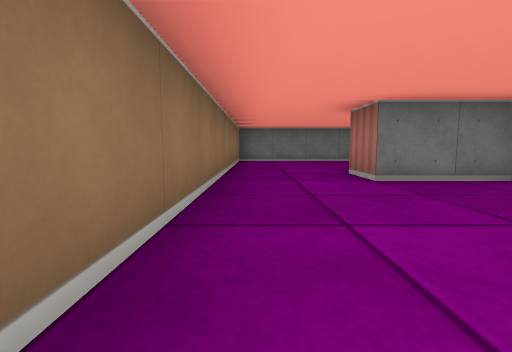
View 1 (above)

12 first-person views from a walk through a cub3D ray-caster map. The camera is about half as high as the walls, tilts 6° down and sees 85° across. The floor is counted in squares. Each view is taken from the middle of a square. On the plan, view 1 faces up. The plan holds only what a view shows up to about 9 squares ahead; the rest is blank.

View 2
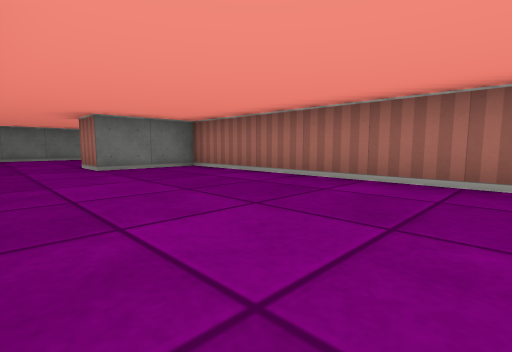

View 3
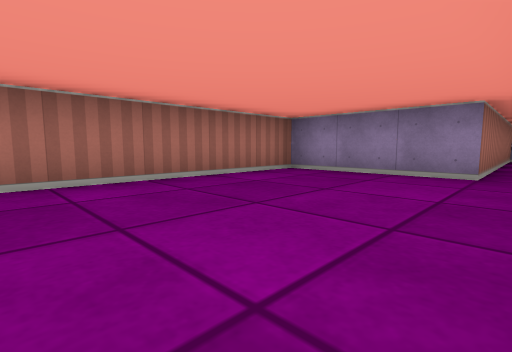

View 4
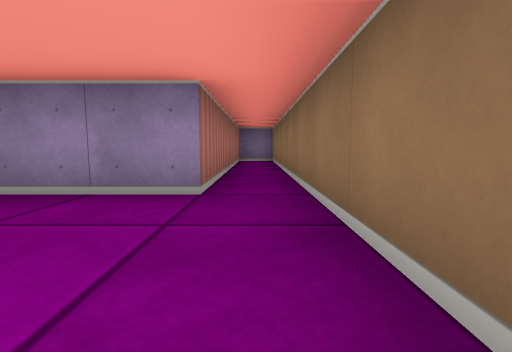

View 5
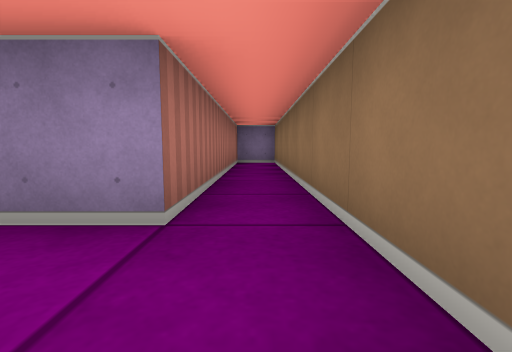

View 6
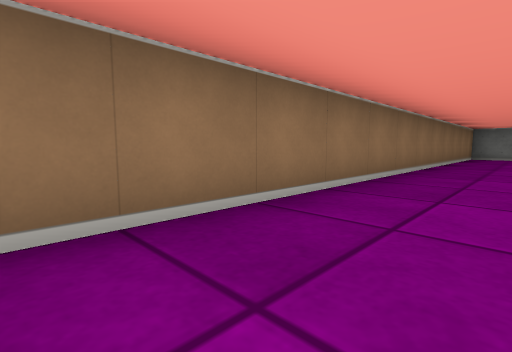

View 7
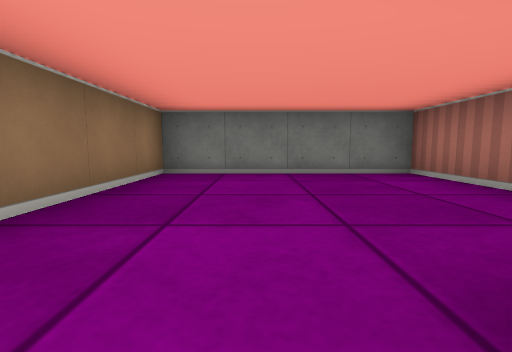

View 8
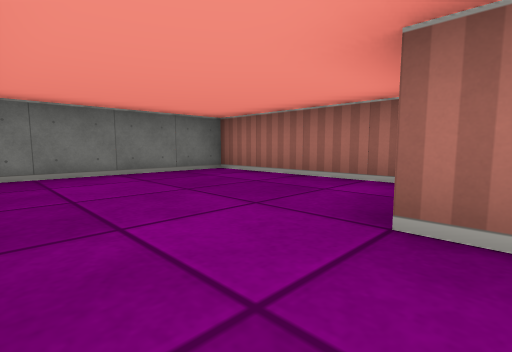

View 9
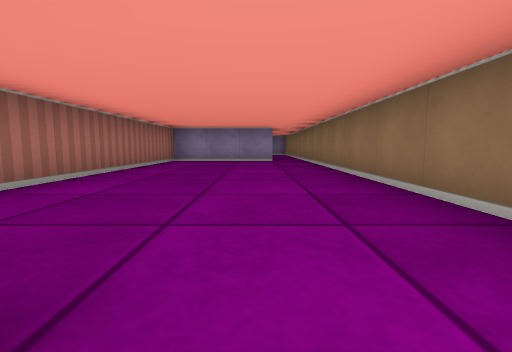

View 10
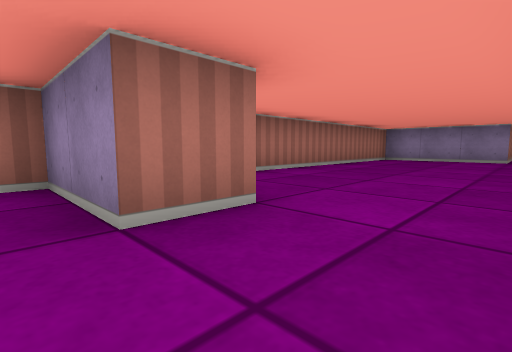

View 11
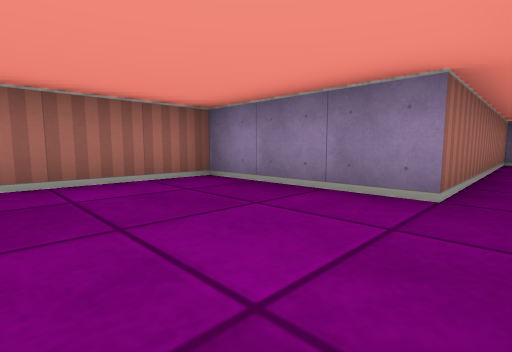

View 12
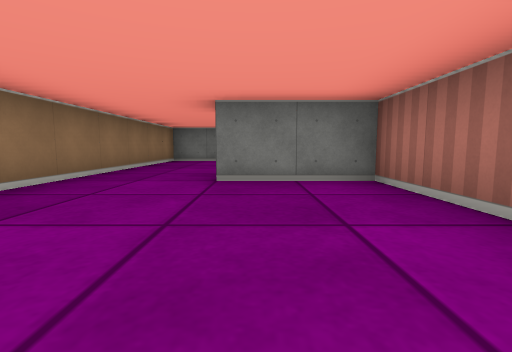

### Floor plan
Ten units are one square. View 1 is at (0, 0); x grows to the right and y downward. Boxes are objects, and circles mark ways between rooms. Rooms are numbered by the first view taken in them; rooms with no view inside come last. Other rooms are left out.
<svg viewBox="-10 -90 50 200">
<path fill="none" stroke="#000" d="M-5 -45 -5 105 5 105 5 45 35 45 35 -35 15 -35 15 -45M15 -45 35 -45 35 -85 -5 -85 -5 -45"/>
<circle cx="5" cy="-40" r="3" fill="#2a7"/>
<text x="10" y="10">1</text>
<text x="10" y="-70">2</text>
</svg>
Room 1 opens to room 2.

Where each view was taken, in squares from view 1:
view 1: 0 up, 0 right, facing up
view 2: 2 down, 0 right, facing up-right
view 3: 0 up, 0 right, facing down-right
view 4: 2 down, 0 right, facing down
view 5: 3 down, 0 right, facing down
view 6: 3 down, 1 right, facing up-left
view 7: 4 up, 1 right, facing up
view 8: 4 up, 0 right, facing up-right
view 9: 4 up, 1 right, facing down
view 10: 5 up, 0 right, facing down-right
view 11: 2 down, 0 right, facing down-right
view 12: 0 up, 2 right, facing up
